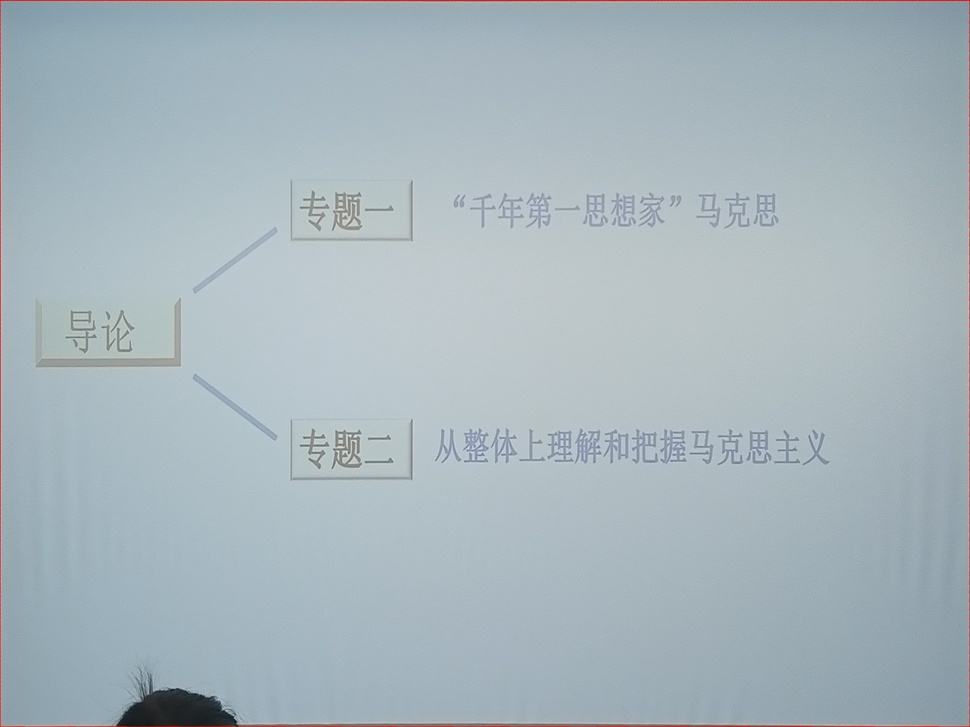
#> input picture 马克思主义基本原理/example.jpg, 970 x 727 px, shrunk from 4608 x 3456 before the run
$ python -i process.py   (imports and definitions only)
#> lines starting #> are read from the running program, lines starting #| are printed output that depends on the picture; after the words box and inside, x2 and y2 are one past the last pixel; in counts of white or black regions, pixels touching at a corner belong together
import cv2
import numpy as np
import glob
import os
# [1 line not run here, left out]
def transform(filename):
#> called with filename = 'example.jpg'
    src=cv2.imread(filename)
#> src is the input picture: shape (727, 970, 3); mean B, G, R 189, 182, 167.8
    hsv = cv2.cvtColor(src, cv2.COLOR_BGR2HSV)
#> hsv: shape (727, 970, 3); mean H, S, V 99.6, 30.6, 189.7
    hsv=cv2.medianBlur(hsv, 7)
#> hsv: shape (727, 970, 3); mean H, S, V 99.5, 30.6, 189.9
    low_hsv = np.array([0,0,150])
    high_hsv = np.array([255,255,255])
    mask = cv2.inRange(hsv,lowerb=low_hsv,upperb=high_hsv)
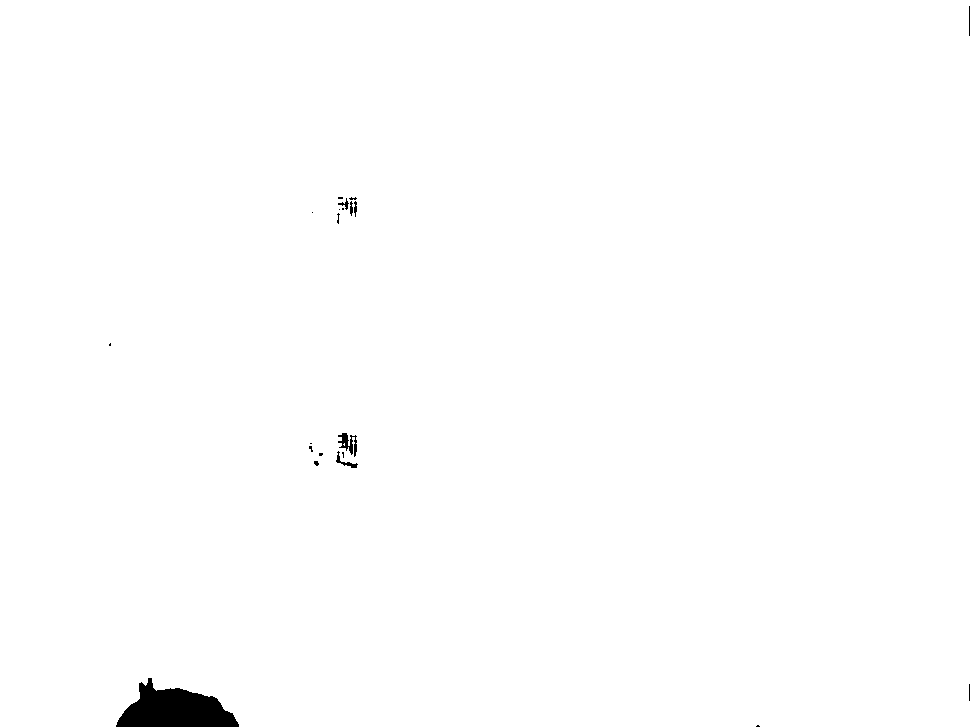
#> mask: shape (727, 970); 99.4% white; 21 black regions (14 under 20 px), largest, box (x1, y1, x2, y2) and area: (116, 678, 239, 727) 3623, (338, 433, 357, 457) 214, (336, 451, 358, 468) 90
    kernel = np.ones((3,3),np.uint8)
    mask = cv2.dilate(mask,kernel,iterations = 6)
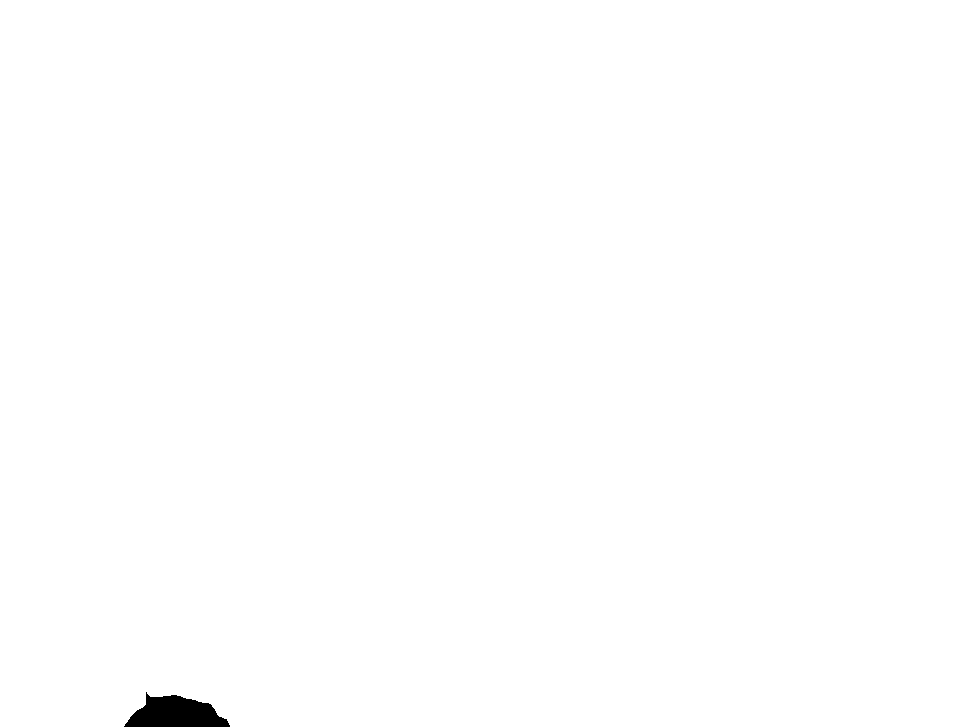
#> mask: shape (727, 970); 99.7% white; 1 black region, box (x1, y1, x2, y2) and area: (124, 692, 230, 727) 2380
    mask = cv2.erode(mask,kernel,iterations = 6) #iteration的值越高，腐蚀程度就越高 呈 正相关关系且只能是整数
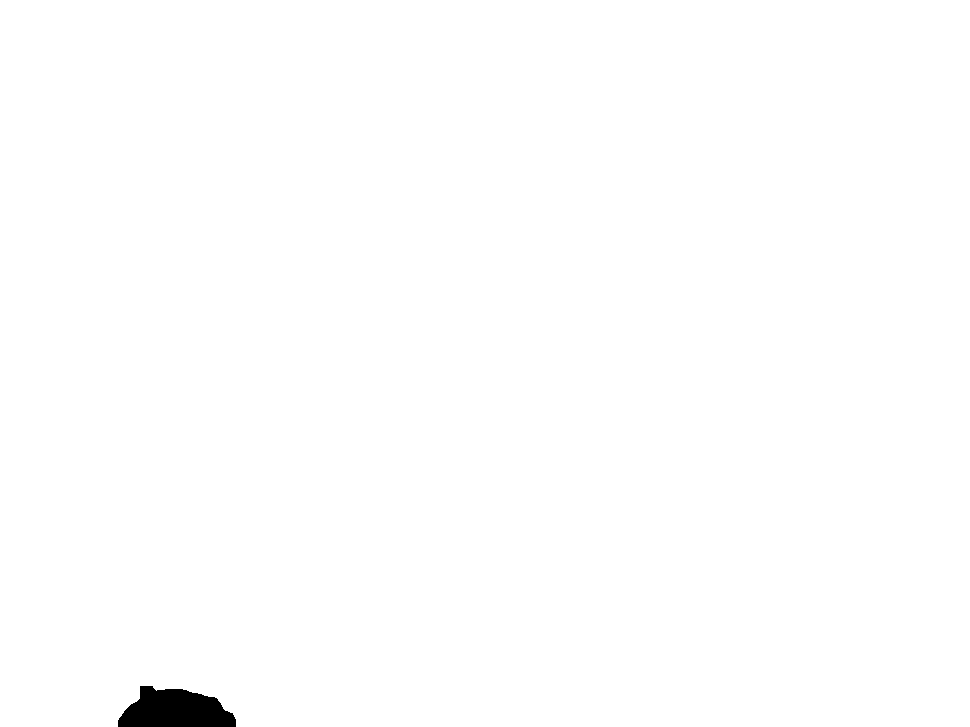
#> mask: shape (727, 970); 99.5% white; 1 black region, box (x1, y1, x2, y2) and area: (118, 686, 236, 727) 3532
    gray=cv2.bitwise_and(src,src,mask=mask)
    gray=cv2.Canny(gray,50,500)
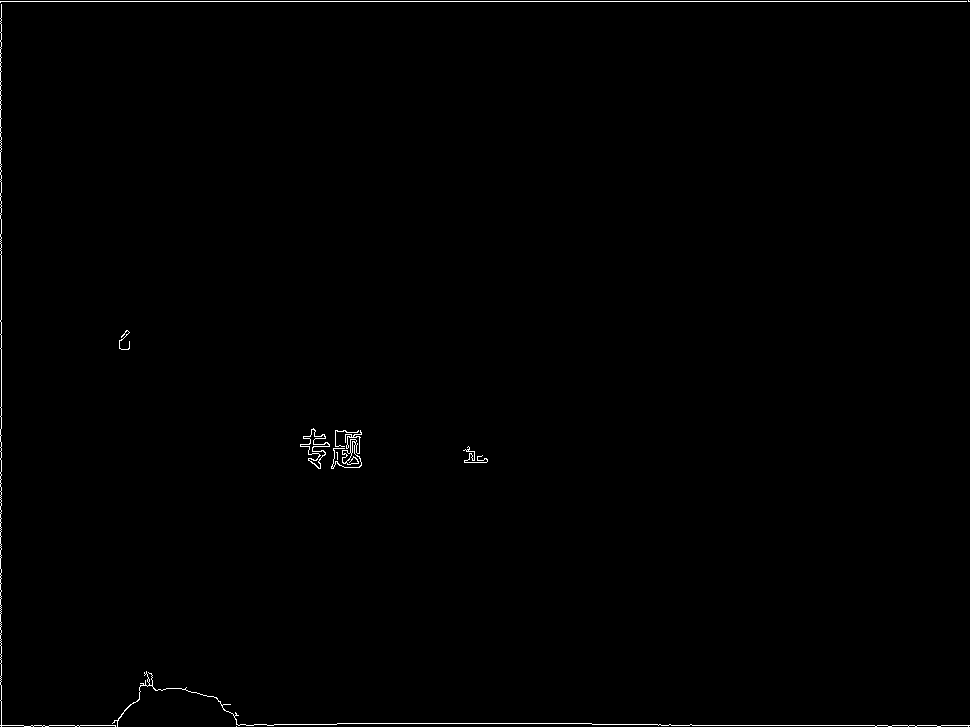
#> gray: shape (727, 970); 0.5% white in thin lines or dots
    contours,_=cv2.findContours(gray,cv2.RETR_CCOMP,cv2.CHAIN_APPROX_SIMPLE)
#> contours = 18 contours, 12 with area under 20; largest, box (x1, y1, x2, y2) and area: (300, 428, 330, 469) 312, (300, 429, 330, 469) 270, (331, 430, 362, 469) 146, (342, 450, 352, 464) 62, (112, 671, 970, 727) 42, (350, 439, 357, 454) 35
    maxArea=0
    for index in range(0,len(contours)):
        if cv2.contourArea(contours[index])>cv2.contourArea(contours[maxArea]):
            maxArea = index
#> this loop made 18 passes
#> after the loop, maxArea = 12
    polyContour=cv2.approxPolyDP(contours[maxArea],100,True)
#> polyContour = [[313, 428]]
    hull=cv2.convexHull(polyContour)
#> hull = [[313, 428]]
    length = len(hull)
#> length = 1
    if length<4:
        return
    rightbottom=0
    leftbottom=1
    righttop=2
    lefttop=3
    for i in range(0,len(hull)):
        if hull[i][0][0]+hull[i][0][1]>hull[rightbottom][0][0]+hull[rightbottom][0][1]:
            rightbottom=i
            continue
        if hull[i][0][0]*2-hull[i][0][1]>hull[righttop][0][0]*2-hull[righttop][0][1]:
            righttop=i
            continue
        if -hull[i][0][0]+hull[i][0][1]*2>-hull[leftbottom][0][0]+hull[leftbottom][0][1]*2:
            leftbottom=i
            continue
        if -hull[i][0][0]-hull[i][0][1]>-hull[leftbottom][0][0]-hull[leftbottom][0][1]:
            lefttop=i
            continue
    srcPoints=np.array([hull[lefttop][0],hull[leftbottom][0],hull[righttop][0],hull[rightbottom][0]],dtype='float32')
    dstPoints=np.array([[0,0],[0,src.shape[0]],[src.shape[1],0],[src.shape[1],src.shape[0]]],dtype='float32')
    transMat=cv2.getPerspectiveTransform(srcPoints, dstPoints)
    processed=cv2.warpPerspective(src,transMat,(src.shape[1],src.shape[0]))
    cv2.imwrite(filename,processed)
paths=glob.glob(os.path.join('.\\2021.11.16\\','*.jpg'))
# [2 lines not run here, left out]

>>> result = transform('example.jpg')
